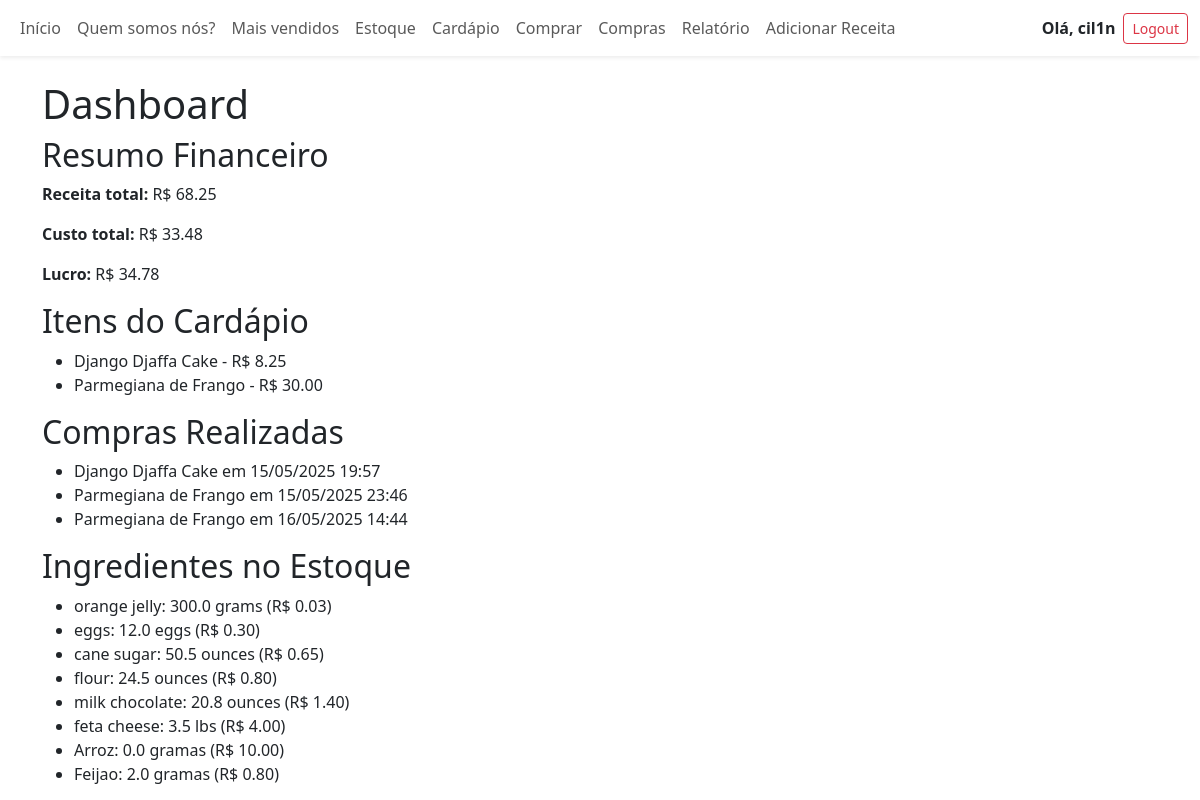
The page /inventory/dashboard/ (signed in) on the database as committed earlier.
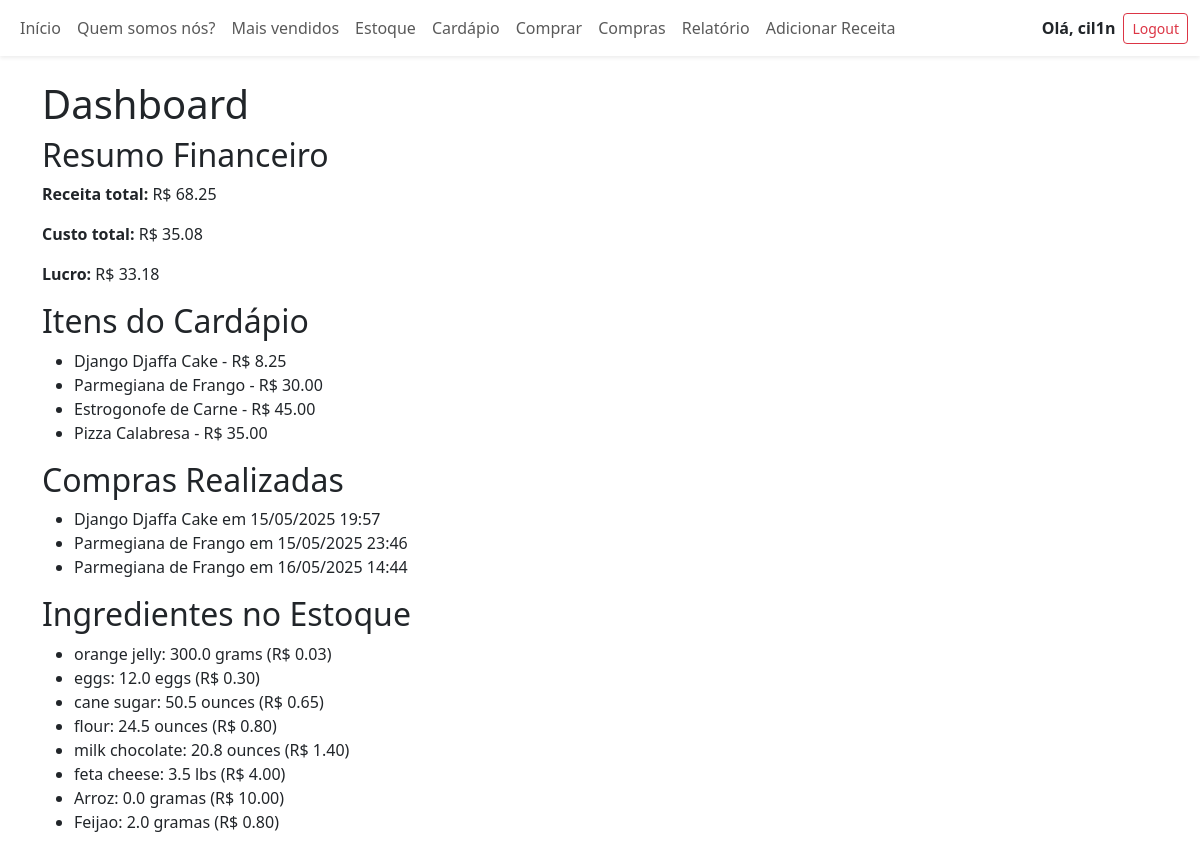
The same page on the database as committed later.
### inventory/models.py (models this page shows, shortened)
class MenuItem(models.Model):
    title = models.CharField(max_length=100, unique=True)
    price = models.DecimalField(max_digits=8, decimal_places=2)
    image = models.ImageField(upload_to='menu/', null=True, blank=True)

class Purchase(models.Model):
    menu_item = models.ForeignKey(MenuItem, on_delete=models.CASCADE)
    timestamp = models.DateTimeField(auto_now_add=True)

class Ingredient(models.Model):
    name = models.CharField(max_length=100, unique=True)
    quantity = models.FloatField(help_text="Quantidade disponível em estoque")
    unit = models.CharField(max_length=20, help_text="Ex: gramas, litros, unidades")
    price_per_unit = models.DecimalField(max_digits=8, decimal_places=2)

### inventory/views.py (the view)
# urls.py: path('dashboard/', DashboardView.as_view(), name='dashboard'),
class DashboardView(LoginRequiredMixin, TemplateView):
    template_name = "inventory/dashboard.html"
    def get_context_data(self, **kwargs):
        context = super().get_context_data(**kwargs)
        context['inventory'] = Ingredient.objects.all()
        context['purchases'] = Purchase.objects.select_related('menu_item').all()
        context['menu_items'] = MenuItem.objects.prefetch_related('requirements__ingredient').all()
        total_revenue = Purchase.objects.aggregate(
            total_revenue=Sum(F('menu_item__price'))
        )['total_revenue'] or Decimal('0.00')
        total_cost = Decimal('0.00')
        for purchase in context['purchases']:
            for req in purchase.menu_item.requirements.all():
                total_cost += Decimal(req.quantity) * req.ingredient.price_per_unit
        profit = total_revenue - total_cost
        context['total_revenue'] = total_revenue
        context['total_cost'] = total_cost
        context['profit'] = profit
        return context

### inventory/templates/inventory/dashboard.html (shortened to what this page needs)
{% extends "inventory/base.html" %}
{% block content %}
  <h1>Dashboard</h1>
  <h2>Resumo Financeiro</h2>
  <p><strong>Receita total:</strong> R$ {{ total_revenue|floatformat:2 }}</p>
  <p><strong>Custo total:</strong> R$ {{ total_cost|floatformat:2 }}</p>
  <p><strong>Lucro:</strong> R$ {{ profit|floatformat:2 }}</p>
  <h2>Itens do Cardápio</h2>
  <ul>
    {% for item in menu_items %}
      <li>{{ item.title }} - R$ {{ item.price|floatformat:2 }}</li>
    {% empty %}
      <li>Sem itens no cardápio.</li>
    {% endfor %}
  </ul>
  <h2>Compras Realizadas</h2>
  <ul>
    {% for p in purchases %}
      <li>{{ p.menu_item.title }} em {{ p.timestamp|date:"d/m/Y H:i" }}</li>
    {% empty %}
      <li>Sem compras registradas.</li>
    {% endfor %}
  </ul>
  <h2>Ingredientes no Estoque</h2>
  <ul>
    {% for ing in inventory %}
      <li>{{ ing.name }}: {{ ing.quantity }} {{ ing.unit }} (R$ {{ ing.price_per_unit|floatformat:2 }})</li>
    {% empty %}
      <li>Sem ingredientes no estoque.</li>
    {% endfor %}
  </ul>
{% endblock %}

Rows that differ between the two databases and show on the page:
added MenuItem: title "Estrogonofe de Carne", price "45.00"
added MenuItem: title "Pizza Calabresa", price "35.00"
Other text that changed with them:
{{ total_cost|floatformat:2 }}: "33.48" → "35.08"
{{ profit|floatformat:2 }}: "34.78" → "33.18"
